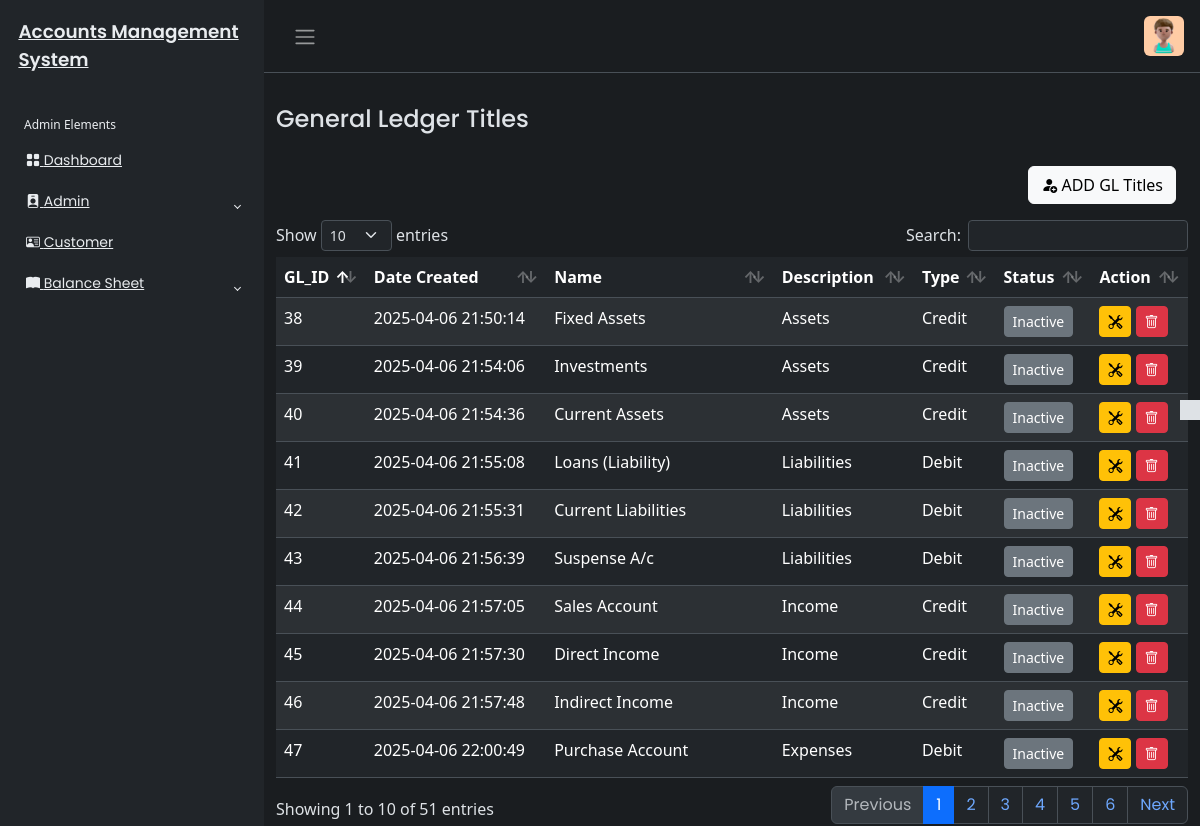
The page /General_Ledger/gl_title.php (signed in) on the database its author committed.
### tables this page shows
CREATE TABLE `gl_tbl` (
  `gl_id` int(200) NOT NULL,
  `gl_name` varchar(450) NOT NULL,
  `gl_descript` varchar(450) NOT NULL,
  `gl_type` varchar(450) NOT NULL,
  `gl_status` varchar(450) DEFAULT NULL,
  `created_at` datetime NOT NULL DEFAULT current_timestamp(),
  `updated_at` datetime NOT NULL DEFAULT current_timestamp()
);

### General_Ledger/gl_title.php (the view, shortened to what this page needs)
<?php
include('../includes/header.php');
if (isset($_SESSION['userAuth']) && $_SESSION['userAuth'] != "") {
  include('../includes/sidebar.php');
  ?>
  <main class="mt-3 pt-3">
    <div class="container-fluid">
      <div class="row">
        <div class="col-md-8">
          <h4>General Ledger Titles</h4>
        </div>
        <div class="mt-4 px-4">
          <button type="button" class="btn btn-light float-end" data-bs-toggle="modal" data-bs-target="#addGLModal">
            <i class="bi bi-person-fill-add"></i>
            ADD GL Titles
          </button>
        </div>
      </div>
      <?php
       require_once('../config/dbcon.php');
      try {
        $query = "SELECT * FROM gl_tbl ORDER BY gl_id";
        $stmt = $pdo->prepare($query);
        $stmt->execute();
        $result = $stmt->fetchAll(PDO::FETCH_ASSOC);
      } catch (PDOException $e) {
        echo "Error fetching records: " . $e->getMessage();
        $result = [];
      }
      ?>
      <div class="mt-3">
        <table id="example" class="table table-striped data-table" style="width:100%">
          <thead>
            <tr>
              <th>GL_ID</th>
              <th>Date Created</th>
              <th>Name</th>
              <th>Description</th>
              <th>Type</th>
              <th>Status</th>
              <th>Action</th>
            </tr>
          </thead>
          <tbody>
            <?php
            foreach ($result as $row) { ?>
              <tr>
                <td><?php echo $row['gl_id']; ?></td>
                <td><?php echo htmlspecialchars( $row['created_at']); ?></td>
                <td><?php echo htmlspecialchars( $row['gl_name']); ?></td>
                <td><?php echo htmlspecialchars( $row['gl_descript']); ?></td>
                <td><?php echo htmlspecialchars( $row['gl_type']); ?></td>
                <td>
                  <a href="gl_toggle.php?id=<?php echo htmlspecialchars($row['gl_id']); ?>" class="btn btn-sm <?php echo ($row['gl_status'] == 'active') ? 'btn-success' : 'btn-secondary'; ?>">
                                    <?php echo ($row['gl_status'] == 'active') ? 'Active' : 'Inactive'; ?>
                                </a>
                </td>
                <td>
                  <button class="btn btn-warning btn-sm editGL" data-id="<?php echo $row['gl_id']; ?>"
                    data-name="<?php echo htmlspecialchars ($row['gl_name']); ?>" data-description="<?php echo htmlspecialchars ($row['gl_descript']); ?>"
                    data-type="<?php echo htmlspecialchars ($row['gl_type']); ?>"
                    data-bs-toggle="modal" data-bs-target="#editGLModal">
                    <i class="bi bi-tools"></i>
                  </button>
                  <button class="btn btn-danger btn-sm deleteGL" data-id="<?php echo htmlspecialchars ($row['gl_id']); ?>"
                    data-bs-toggle="modal" data-bs-target="#deleteGLModal"><i class="bi bi-trash"></i></button>
                </td>
              </tr>
            <?php } ?>
          </tbody>
        </table>
      </div>
    </div>
  </main>
</div>
  <?php
  include('../includes/footer.php'); ?>
  <?php
} else {
  echo '<script>
    alert("Not Authorised!");
    window.location.href = "../index.php";
    </script>';
} ?>

### css/style.css (style rules this page uses)
body { font-family: "Poppins", sans-serif; font-size: 0.875rem; opacity: 1; overflow-y: scroll; margin: 0; }
a { cursor: pointer; text-decoration: none; font-family: "Poppins", sans-serif; }
h4 { font-family: "Poppins", sans-serif; font-size: 1.275rem; color: var(--bs-emphasis-color); }

### rows shown on the page
gl_tbl: gl_id "38", created_at "2025-04-06 21:50:14", gl_name "Fixed Assets", gl_descript "Assets", gl_type "Credit", gl_status "Inactive"
gl_tbl: gl_id "39", created_at "2025-04-06 21:54:06", gl_name "Investments", gl_descript "Assets", gl_type "Credit", shows "Inactive"
gl_tbl: gl_id "40", created_at "2025-04-06 21:54:36", gl_name "Current Assets", gl_descript "Assets", gl_type "Credit", shows "Inactive"
gl_tbl: gl_id "41", created_at "2025-04-06 21:55:08", gl_name "Loans (Liability)", gl_descript "Liabilities", gl_type "Debit", shows "Inactive"
gl_tbl: gl_id "42", created_at "2025-04-06 21:55:31", gl_name "Current Liabilities", gl_descript "Liabilities", gl_type "Debit", shows "Inactive"
gl_tbl: gl_id "43", created_at "2025-04-06 21:56:39", gl_name "Suspense A/c", gl_descript "Liabilities", gl_type "Debit", shows "Inactive"
gl_tbl: gl_id "44", created_at "2025-04-06 21:57:05", gl_name "Sales Account", gl_descript "Income", gl_type "Credit", shows "Inactive"
gl_tbl: gl_id "45", created_at "2025-04-06 21:57:30", gl_name "Direct Income", gl_descript "Income", gl_type "Credit", shows "Inactive"
gl_tbl: gl_id "46", created_at "2025-04-06 21:57:48", gl_name "Indirect Income", gl_descript "Income", gl_type "Credit", shows "Inactive"
gl_tbl: gl_id "47", created_at "2025-04-06 22:00:49", gl_name "Purchase Account", gl_descript "Expenses", gl_type "Debit", shows "Inactive"
